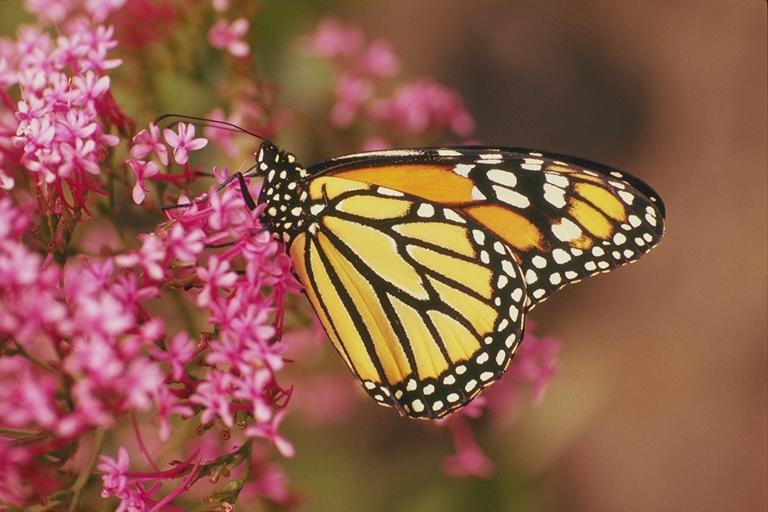
#> input picture images/fly.jpg, 768 x 512 px, given in place of 3096_GKPILE.png, which was not available
$ jupyter execute --allow-errors main4.ipynb   (text cells are left out)
#> lines starting #> are read from the running program, lines starting #| are printed output that depends on the picture; pictures that were not available may be replaced by others from this repository, and a replacement may not be noted
### processing.py
"""
Основной модуль фреймворка обработки изображений.

Содержит класс Processing для управления конвейером обработки изображений:
загрузка, фильтрация, восстановление, анализ метрик.

Авторы: Юров П.И., Беззаборов А.А., Куропатов К.Л.
"""

import numpy as np
import os
import glob
import cv2 as cv
import matplotlib.pyplot as plt
import matplotlib.image as mpimg
import math
import pandas as pd
from pathlib import Path
import json
from typing import Callable, Optional, Tuple, Dict, Any
from skimage.exposure import (
    equalize_hist, equalize_adapthist, histogram,
    match_histograms, cumulative_distribution
)

import utils
import filters.base as filters
import metrics
import algorithms.base as base

import optuna

from IPython.display import display
from extensions import HyperparameterOptimizer
from extensions import ParetoFrontAnalyzer
from filters.blur import Identical_kernel


class Processing:

    """
    Фреймворк для обработки изображений.

    Предоставляет полный конвейер для работы с изображениями:
    загрузка, применение фильтров, восстановление, анализ метрик.

    Атрибуты
    --------
    color : bool
        Тип загрузки изображений (цветное/черно-белое).
    folder_path : Path
        Директория с исходными изображениями.
    folder_path_blurred : Path
        Директория со смазанными изображениями.
    folder_path_restored : Path
        Директория с восстановленными изображениями.
    data_path : Path
        Директория для сохранения анализа данных.
    images : np.ndarray
        Массив связей изображений.
    kernel_dir : Path
        Директория для ядер.
    dataset_path : Path
        Директория для метаданных датасетов.
    preprocess_dir: str
        Директория для обработанных смазанных изображений.
    """

    def __init__(self,
                 images_folder: str = 'images',
                 blurred_folder: str = 'blurred',
                 restored_folder: str = 'restored',
                 data_path: str = 'data',
                 color: bool = False,
                 kernel_dir: str = 'kernels',
                 preprocess_dir: str = 'preprocess',
                 dataset_path: str = 'dataset') -> None:
        """
        Инициализация фреймворка.

        Параметры
        ---------
        images_folder : str
            Директория с исходными изображениями.
        blurred_folder : str
            Директория со смазанными изображениями.
        restored_folder : str
            Директория с восстановленными изображениями.
        data_path : str
            Директория для сохранения анализа данных.
        color : bool
            Тип загрузки изображений (True - цветное, False - ч/б).
        kernel_dir : str
            Директория для ядер.
        dataset_path : str
            Директория для метаданных датасетов.
        preprocess_dir: str
            Директория для обработанных смазанных изображений.
        """
        self.color = color
        self.folder_path = Path(images_folder)
        self.folder_path_blurred = Path(blurred_folder)
        self.folder_path_restored = Path(restored_folder)
        self.data_path = Path(data_path)
        self.images = np.array([])
        self.amount_of_blurred = 1
        self.optimizer = HyperparameterOptimizer(self)
        self.analyzer = ParetoFrontAnalyzer(self)
        self.kernel_dir = Path(kernel_dir)
        self.dataset_path = Path(dataset_path)
        self.preprocess_dir = Path(preprocess_dir)

        for folder in [self.folder_path,
                       self.folder_path_blurred,
                       self.folder_path_restored,
                       self.data_path,
                       self.kernel_dir,
                       self.dataset_path,
                       self.preprocess_dir]:
            folder.mkdir(parents=True, exist_ok=True)

    # [245 lines left out: functions changescale, _imread, read_all, read_one, _load_image, show and 6 more, not called in this run]

    def _float_img_to_int(self, image: np.ndarray) -> np.ndarray:
        """Переводит изображение из диапазона [0.0, 1.0] в диапазон [0, 255]."""
        return np.clip(image*255.0, 0.0, 255.0).astype(np.int16)

    # [205 lines left out: functions histogram_equalization, histogram_equalization_CLAHE, inverse_histogram_equalization, inverse_histogram_equalization_one, get_table, _collect_data and 1 more, not called in this run]

    def clear_input(self) -> None:
        """Убирает привязку ко всем загруженным изображениям."""
        self.images = np.array([])

    # [531 lines left out: functions reset, _reset_single_image, clear_output, _delete_image_files, clear_output_directory, clear_restored and 19 more, not called in this run]

    def len_blur(self) -> int:
        """Количество вариантов размытия."""
        return self.amount_of_blurred

    # [501 lines left out: functions process, _process_single_image, _generate_output_paths, _calculate_and_save_metrics, _prepare_image_for_metric, full_process and 17 more, not called in this run]

    def process_hyperparameter_optimization(self, *args, **kwargs) -> Any:
        """Запуск оптимизации гиперпараметров."""
        return self.optimizer.execute(*args, **kwargs)

    def pareto(self) -> Any:
        """Построение фронта Парето."""
        return self.analyzer.execute()


# [71 lines left out: functions merge, show_from_table, not called in this run]


### main4.ipynb
[cell 1]
import processing as pr
from filters.blur import *
from filters.distributions import *
from filters.noise import *
from filters.denoise import *
from implementations.richardson_lucy import RihardsonLucy
from implementations.MAP import MAP

import cv2 as cv
import numpy as np

#загружаем изображения
#> (the rest of this cell did not finish here and is left out)

#> (a cell that did not finish here is left out)

#> (a cell that did not finish here is left out)

#> (a cell that did not finish here is left out)

[cell 5]
img_restored = cv.imread('restored\\3096_GKPILE.png', cv.IMREAD_GRAYSCALE)
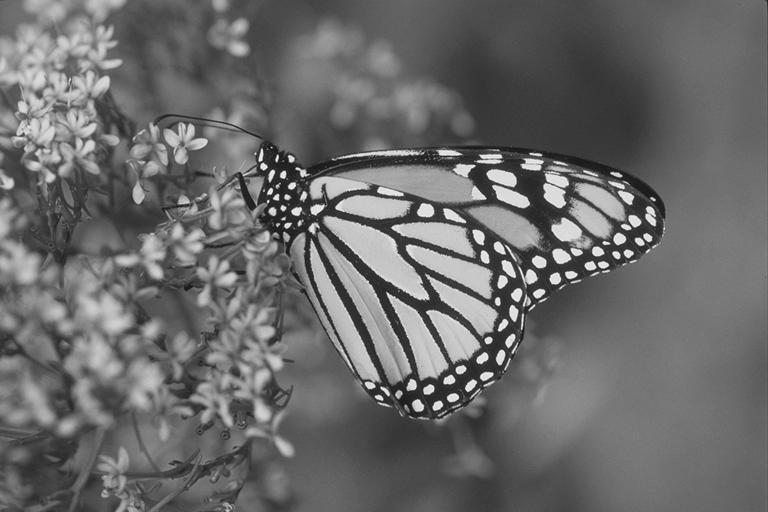
#> img_restored: shape (512, 768); min 9, max 255, mean 106
img_original = cv.imread('images\\3096.png', cv.IMREAD_GRAYSCALE)
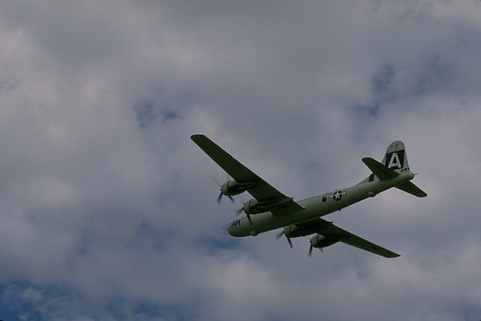
#> input picture images/3096.png, 481 x 321 px, found by its file name
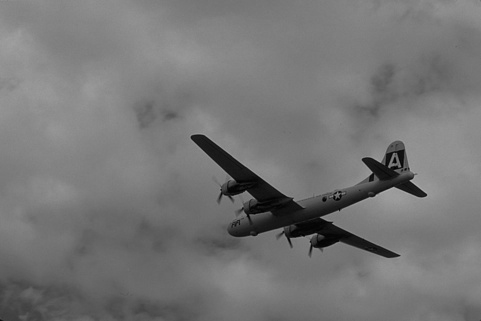
#> img_original: shape (321, 481); min 1, max 177, mean 117.7
img_blurred = cv.imread('dataset_blurred\\3096.png', cv.IMREAD_GRAYSCALE)
